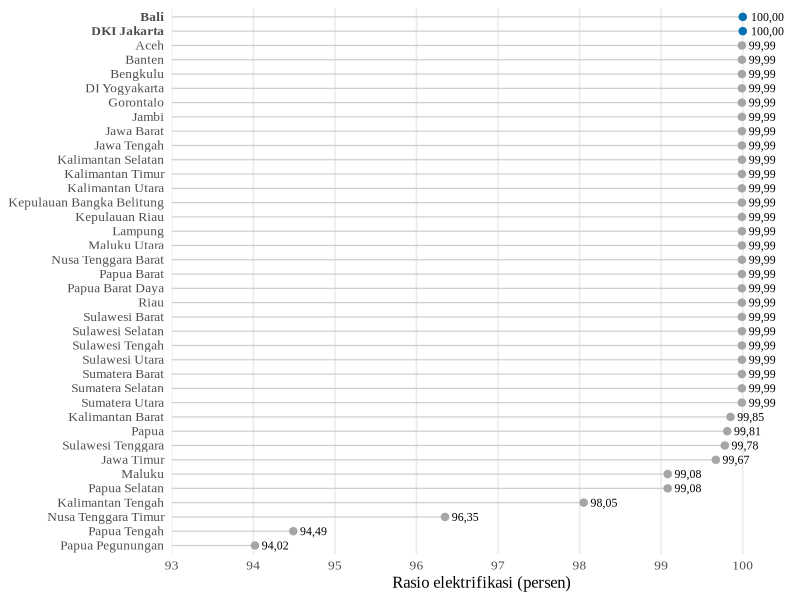
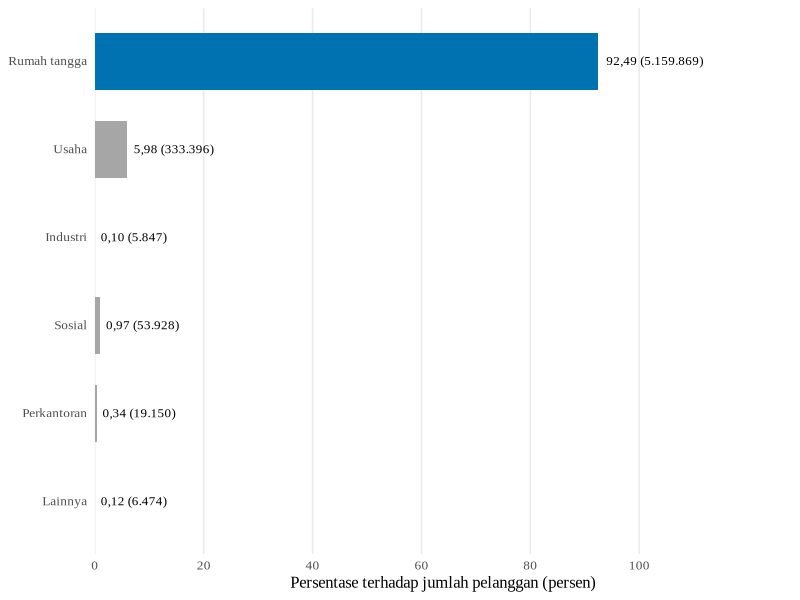
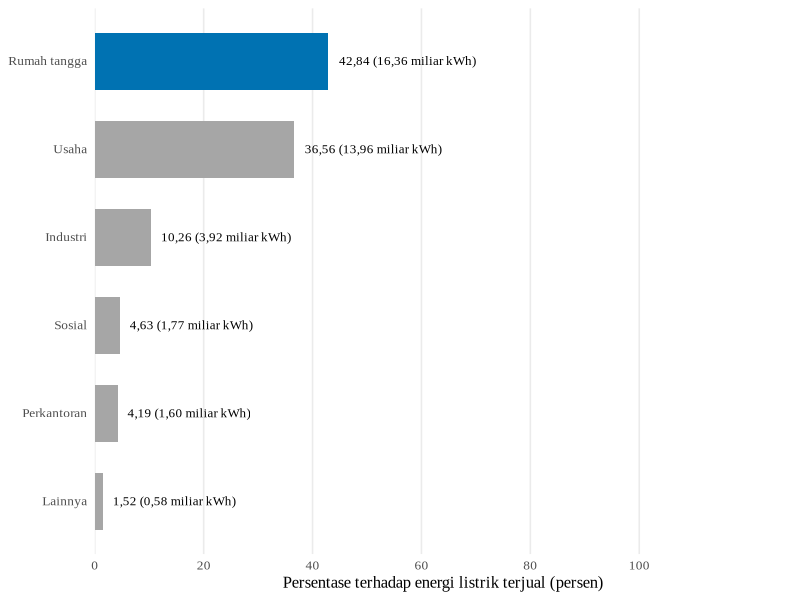
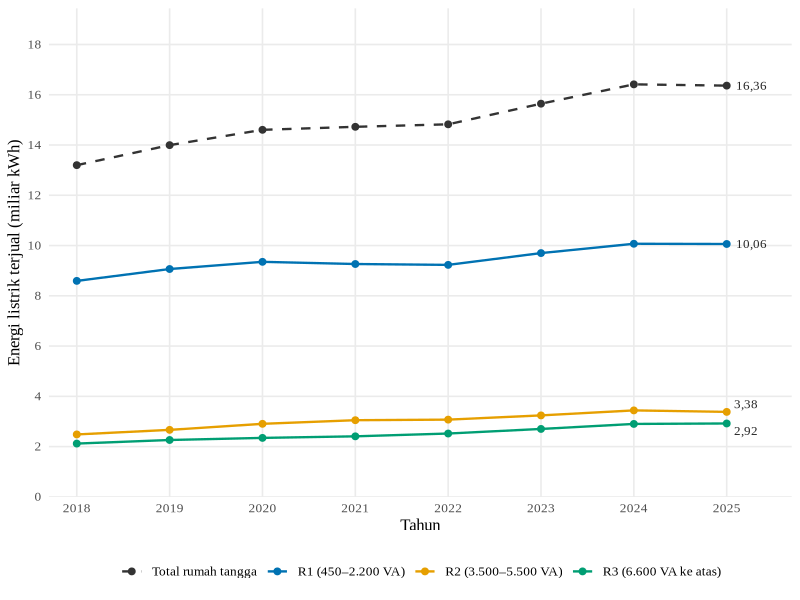

Here is the R script that generated these plots, in order:
# ============================================================
# SCRIPT GAMBAR BAB I — DATA PUBLIKASI (TANPA MIKRODATA SUSENAS)
# KLASIFIKASI RUMAH TANGGA BERDASARKAN POLA KONSUMSI LISTRIK
# DAN KARAKTERISTIK SOSIAL EKONOMI DI DKI JAKARTA
#
# Dibuat pada Sesi AX (4 Oktober 2026) untuk mengganti skrip lama yang
# hilang. Skrip ini berdiri sendiri: tidak membaca berkas apa pun dan
# tidak bergantung pada "Script R Pasca SE Bimbingan.R". Seluruh angka
# ditulis langsung di bawah beserta sumbernya, sehingga skrip ini juga
# berfungsi sebagai catatan asal-usul data Gambar 1, 3, dan 4.
#
# KELUARAN (nama berkas = nama aset di folder gambar/bab-1 repo)
#   gambar-01-rasio-elektrifikasi.png
#   gambar-03a-komposisi-pelanggan.png
#   gambar-03b-distribusi-konsumsi.png
#   gambar-04-energi-listrik-terjual.png  (dibuat bila data 2018-2024
#                                          sudah lengkap; lihat Bagian 5)
#
# FORMAT (sama dengan Gambar 7-16 di skrip utama)
#   desimal koma, ribuan titik, huruf Times New Roman, tanpa judul di
#   dalam grafik (judul dan sumber ditulis di naskah).
#
# DAFTAR PERUBAHAN TERHADAP GAMBAR LAMA
# 1. Gambar 1: Papua Tengah dikoreksi dari 99,49 menjadi 94,49 sesuai
#    sumber (Gambar 7.1 publikasi Indikator TPB Indonesia 2025). Nilai
#    99,49 pada gambar lama adalah salah ketik.
# 2. Gambar 3: bentuk treemap diganti diagram batang mendatar, dengan
#    urutan sektor dan warna yang sama pada panel (a) dan (b).
# 3. Gambar 4: label sumbu tegak "Daya Terjual" diganti "Energi Listrik
#    Terjual", karena kWh adalah satuan energi, bukan daya.
# ============================================================


# ============================================================
# 0. KONFIGURASI
# ============================================================

# Folder tempat PNG disimpan. Ganti bila perlu.
folder_output <- "gambar/bab-1"
if (!dir.exists(folder_output)) dir.create(folder_output, recursive = TRUE)


# ============================================================
# 1. PACKAGE
# ============================================================

packages <- c("ggplot2", "scales", "ragg")
installed <- packages %in% rownames(installed.packages())
if (any(!installed)) install.packages(packages[!installed])

library(ggplot2)
library(scales)


# ============================================================
# 2. FUNGSI BANTU (disalin dari skrip utama agar formatnya sama)
# ============================================================

font_naskah <- "Times New Roman"

# Angka untuk label di dalam grafik, mis. angka_id(92.4929, 2) -> "92,49"
angka_id <- function(x, digits = 0) {
  ifelse(is.na(x), NA_character_,
         formatC(x, format = "f", digits = digits,
                 big.mark = ".", decimal.mark = ","))
}

# Angka untuk sumbu grafik, mis. 15000 -> "15.000"
sumbu_id <- function(accuracy = 1) {
  scales::label_number(accuracy = accuracy, big.mark = ".", decimal.mark = ",")
}

simpan_grafik <- function(nama_file, plot, width, height) {
  ggsave(file.path(folder_output, nama_file), plot,
         width = width, height = height, dpi = 300,
         device = ragg::agg_png, bg = "white")
}

# Warna (palet Okabe-Ito, aman buta warna; sama dengan skrip utama)
warna_sorot  <- "#0072B2"   # biru: provinsi 100 persen / sektor rumah tangga
warna_lain   <- "grey65"    # abu-abu: kategori pembanding

tema_naskah <- theme_minimal(base_size = 12, base_family = font_naskah) +
  theme(panel.grid.minor = element_blank())


# ============================================================
# 3. GAMBAR 1 — RASIO ELEKTRIFIKASI MENURUT PROVINSI, 2024
# ------------------------------------------------------------
# Sumber: Badan Pusat Statistik & Kementerian PPN/Bappenas (2025).
#   Indikator Tujuan Pembangunan Berkelanjutan Indonesia 2025,
#   Gambar 7.1 "Peta Sebaran Rasio Elektrifikasi, 2024", dengan data
#   Kementerian Energi dan Sumber Daya Mineral (Triwulan IV 2024).
#   Rasio elektrifikasi nasional pada gambar sumber: 99,83 persen.
# Angka disalin dari label peta pada gambar sumber (satuan persen).
# ============================================================

re_2024 <- data.frame(
  provinsi = c(
    "Aceh", "Sumatera Utara", "Sumatera Barat", "Riau", "Jambi",
    "Sumatera Selatan", "Bengkulu", "Lampung",
    "Kepulauan Bangka Belitung", "Kepulauan Riau",
    "DKI Jakarta", "Jawa Barat", "Jawa Tengah", "DI Yogyakarta",
    "Jawa Timur", "Banten", "Bali", "Nusa Tenggara Barat",
    "Nusa Tenggara Timur", "Kalimantan Barat", "Kalimantan Tengah",
    "Kalimantan Selatan", "Kalimantan Timur", "Kalimantan Utara",
    "Sulawesi Utara", "Sulawesi Tengah", "Sulawesi Selatan",
    "Sulawesi Tenggara", "Gorontalo", "Sulawesi Barat", "Maluku",
    "Maluku Utara", "Papua Barat", "Papua Barat Daya", "Papua",
    "Papua Selatan", "Papua Tengah", "Papua Pegunungan"
  ),
  rasio = c(
    99.99, 99.99, 99.99, 99.99, 99.99,
    99.99, 99.99, 99.99,
    99.99, 99.99,
    100.00, 99.99, 99.99, 99.99,
    99.67, 99.99, 100.00, 99.99,
    96.35, 99.85, 98.05,
    99.99, 99.99, 99.99,
    99.99, 99.99, 99.99,
    99.78, 99.99, 99.99, 99.08,
    99.99, 99.99, 99.99, 99.81,
    99.08, 94.49, 94.02          # Papua Tengah 94,49 (bukan 99,49)
  )
)

stopifnot(nrow(re_2024) == 38, !anyDuplicated(re_2024$provinsi))

# Urutan: rasio tertinggi di atas; bila sama, urut abjad
re_2024 <- re_2024[order(-re_2024$rasio, re_2024$provinsi), ]
re_2024$provinsi <- factor(re_2024$provinsi, levels = rev(re_2024$provinsi))

# Sorotan = provinsi yang mencapai 100 persen (DKI Jakarta dan Bali).
# Sorotan mengikuti NILAI, bukan wilayah penelitian, karena paragraf
# setelah Gambar 1 menyebut kedua provinsi tersebut bersama-sama.
re_2024$sorot <- re_2024$rasio >= 100

p_gambar01 <- ggplot(re_2024, aes(y = provinsi, x = rasio)) +
  geom_segment(aes(x = 93, xend = rasio, yend = provinsi),
               colour = "grey80", linewidth = 0.4) +
  geom_point(aes(colour = sorot), size = 2.2, show.legend = FALSE) +
  geom_text(aes(label = angka_id(rasio, 2)),
            family = font_naskah, size = 3, hjust = -0.25) +
  scale_colour_manual(values = c(`FALSE` = warna_lain, `TRUE` = warna_sorot)) +
  scale_x_continuous(limits = c(93, 100.6), breaks = 93:100,
                     labels = sumbu_id(), expand = c(0, 0)) +
  labs(x = "Rasio elektrifikasi (persen)", y = NULL) +
  tema_naskah +
  theme(panel.grid.major.y = element_blank(),
        axis.text.y = element_text(
          face = ifelse(levels(re_2024$provinsi) %in%
                          re_2024$provinsi[re_2024$sorot],
                        "bold", "plain")))

simpan_grafik("gambar-01-rasio-elektrifikasi.png",
              p_gambar01, width = 7, height = 8.5)


# ============================================================
# 4. GAMBAR 3 — PELANGGAN DAN ENERGI LISTRIK TERJUAL MENURUT
#    SEKTOR DI DKI JAKARTA, 2025
# ------------------------------------------------------------
# Sumber: Badan Pusat Statistik Provinsi DKI Jakarta (2026).
#   Provinsi DKI Jakarta dalam Angka 2026, Tabel 6.4 (jumlah pelanggan)
#   dan Tabel 6.5 (kWh terjual) menurut golongan tarif, kolom Gabungan,
#   dengan data PT PLN (Persero) Distribusi DKI Jakarta dan Tangerang.
# Pengelompokan sektor mengikuti pengelompokan pada kedua tabel sumber
# (termasuk P3 di bawah Perkantoran). Tanda "-" pada S1 dibaca 0.
# ============================================================

# --- Tabel 6.4: jumlah pelanggan (Gabungan) ------------------
pelanggan_2025 <- list(
  "Rumah tangga" = c(R1 = 4495751, R2 = 478869, R3_6600VA = 185195,
                     R3_200kVA = 54),
  "Usaha"        = c(B1 = 97738, B2 = 232802, B3 = 2856),
  "Industri"     = c(I1_1300VA = 1449, I1_200kVA = 3622, I1_gt200kVA = 771,
                     I1_30000kVA = 5),
  "Sosial"       = c(S1 = 0, S2_2200VA = 22769, S2_200kVA = 30680,
                     S3 = 479),
  "Perkantoran"  = c(P1 = 7894, P2 = 745, P3 = 10511),
  "Lainnya"      = c(TTM = 38, CTR = 1085, CTM = 25, L = 5326)
)
total_pelanggan_tabel <- 5578664   # baris Jumlah/Total Tabel 6.4

# --- Tabel 6.5: kWh terjual (Gabungan) -----------------------
kwh_2025 <- list(
  "Rumah tangga" = c(R1 = 10062007805, R2 = 3381190940,
                     R3_6600VA = 2848405014, R3_200kVA = 71720452),
  "Usaha"        = c(B1 = 200078092, B2 = 4320282535, B3 = 9425525732,
                     B3_20000kVA = 17775615),
  "Industri"     = c(I1_1300VA = 105999, I1_200kVA = 410208670,
                     I1_gt200kVA = 2399391301, I1_30000kVA = 1110387762),
  "Sosial"       = c(S1 = 0, S2_2200VA = 69271356, S2_200kVA = 732772772,
                     S3 = 966613428),
  "Perkantoran"  = c(P1 = 267204474, P2 = 1143266400, P3 = 190396425),
  "Lainnya"      = c(TTM = 225731485, CTM = 143694202, L = 209528396)
)
total_kwh_tabel <- 38195558854     # baris Jumlah/Total Tabel 6.5

sektor_2025 <- data.frame(
  sektor    = names(pelanggan_2025),
  pelanggan = sapply(pelanggan_2025, sum),
  kwh       = sapply(kwh_2025, sum)
)

# Pemeriksaan: jumlah komponen harus sama dengan baris Jumlah/Total.
# Tabel 6.5 berselisih 1 kWh akibat pembulatan di sumber; persentase
# dihitung terhadap baris Jumlah/Total yang tercetak.
stopifnot(sum(sektor_2025$pelanggan) == total_pelanggan_tabel,
          abs(sum(sektor_2025$kwh) - total_kwh_tabel) <= 1)

sektor_2025$persen_pelanggan <- 100 * sektor_2025$pelanggan / total_pelanggan_tabel
sektor_2025$persen_kwh       <- 100 * sektor_2025$kwh / total_kwh_tabel

print(transform(sektor_2025,
                kwh_miliar = round(kwh / 1e9, 2),
                persen_pelanggan = round(persen_pelanggan, 2),
                persen_kwh = round(persen_kwh, 2)))

# Urutan sektor tetap pada kedua panel: menurut energi terjual
urutan_sektor <- sektor_2025$sektor[order(sektor_2025$kwh)]
sektor_2025$sektor <- factor(sektor_2025$sektor, levels = urutan_sektor)
sektor_2025$sorot  <- sektor_2025$sektor == "Rumah tangga"

grafik_sektor <- function(data, kolom_persen, label, judul_sumbu) {
  ggplot(data, aes(y = sektor, x = .data[[kolom_persen]], fill = sorot)) +
    geom_col(width = 0.65, show.legend = FALSE) +
    geom_text(aes(label = label), family = font_naskah, size = 3.3,
              hjust = -0.08) +
    scale_fill_manual(values = c(`FALSE` = warna_lain, `TRUE` = warna_sorot)) +
    scale_x_continuous(limits = c(0, 128), breaks = seq(0, 100, 20),
                       labels = sumbu_id(), expand = c(0, 0)) +
    labs(x = judul_sumbu, y = NULL) +
    tema_naskah +
    theme(panel.grid.major.y = element_blank())
}

p_gambar03a <- grafik_sektor(
  sektor_2025, "persen_pelanggan",
  label = paste0(angka_id(sektor_2025$persen_pelanggan, 2), " (",
                 angka_id(sektor_2025$pelanggan, 0), ")"),
  judul_sumbu = "Persentase terhadap jumlah pelanggan (persen)"
)

p_gambar03b <- grafik_sektor(
  sektor_2025, "persen_kwh",
  label = paste0(angka_id(sektor_2025$persen_kwh, 2), " (",
                 angka_id(sektor_2025$kwh / 1e9, 2), " miliar kWh)"),
  judul_sumbu = "Persentase terhadap energi listrik terjual (persen)"
)

simpan_grafik("gambar-03a-komposisi-pelanggan.png",
              p_gambar03a, width = 6, height = 3.6)
simpan_grafik("gambar-03b-distribusi-konsumsi.png",
              p_gambar03b, width = 6, height = 3.6)


# ============================================================
# 5. GAMBAR 4 — ENERGI LISTRIK TERJUAL KEPADA PELANGGAN RUMAH
#    TANGGA DI PROVINSI DKI JAKARTA, 2018-2025
# ------------------------------------------------------------
# Sumber: Badan Pusat Statistik Provinsi DKI Jakarta (2019-2026).
#   Provinsi DKI Jakarta dalam Angka edisi 2019 s.d. 2026, tabel
#   "Jumlah Daya (kWh) Listrik menurut Golongan Tarif dan Cabang di
#   Provinsi DKI Jakarta", kolom Gabungan. Edisi tahun t memuat data
#   tahun t-1 (edisi 2026 -> data 2025).
# Golongan: R1 = 450-2.200 VA; R2 = >3.500-5.500 VA;
#           R3 = 6.600 VA ke atas (6.600 VA + >200 kVA).
# Satuan: kWh. Isi angka persis seperti tercetak, tanpa pembulatan.
#
# Halaman tabel (nomor halaman PDF, bukan halaman cetak): edisi 2019
# Tabel 6.5 hlm. cetak 390; edisi 2020 hlm. PDF 551; edisi 2021 hlm. PDF
# 553; edisi 2022 hlm. PDF 583; edisi 2023 hlm. PDF 569; edisi 2024 hlm. PDF 638; edisi 2025 hlm.
# PDF 613; edisi 2026 hlm. PDF 609. Seluruhnya diunduh dari
# https://jakarta.bps.go.id/ (Sesi AX, 4 Oktober 2026).
#
# Pemeriksaan transkripsi (Sesi AX): untuk seluruh tahun 2018-2025,
# jumlah seluruh baris tabel (semua sektor) sama persis dengan baris
# Jumlah/Total yang tercetak (selisih 0 kWh; 2025 selisih 1 kWh akibat
# pembulatan di sumber).
#
# Catatan definisi golongan pada sumber:
# - Edisi 2019 (data 2018) mencetak R2 sebagai ">2,2 kVA - 6.600 VA";
#   edisi berikutnya ">3,5 kVA - 5.500 VA". Angka dipakai apa adanya.
# - Baris R3 ">200 kVA" baru muncul mulai data 2024; sebelumnya R3
#   hanya memuat 6.600 VA.
#
# Bila kelak ada angka yang dihapus (NA), Bagian 5 dilewati dan Gambar 4
# lama tidak ditimpa.
# ============================================================

kwh_rt <- data.frame(
  tahun = 2018:2025,
  #  tahun data : edisi -> 2018:2019  2019:2020  2020:2021  2021:2022
  #               2022:2023  2023:2024  2024:2025  2025:2026
  r1 = c(8594062121, 9066393205, 9351892284, 9265311456,
         9230632755, 9700216113, 10070955981, 10062007805),
  r2 = c(2484355238, 2666271182, 2906589350, 3050434614,
         3073163466, 3241758845, 3440779741, 3381190940),
  r3 = c(2120477433, 2262831766, 2346267911, 2408774717,
         2520200173, 2702776809,
         2766367177 + 135765416,   # 2024: 6.600 VA + >200 kVA
         2848405014 + 71720452)    # 2025: 6.600 VA + >200 kVA
)

if (anyNA(kwh_rt)) {
  message("Gambar 4 dilewati: data kWh rumah tangga ",
          paste(kwh_rt$tahun[!complete.cases(kwh_rt)], collapse = ", "),
          " belum diisi.")
} else {
  kwh_rt$total <- kwh_rt$r1 + kwh_rt$r2 + kwh_rt$r3

  seri <- c(total = "Total rumah tangga",
            r1 = "R1 (450\u20132.200 VA)",
            r2 = "R2 (3.500\u20135.500 VA)",
            r3 = "R3 (6.600 VA ke atas)")

  kwh_panjang <- do.call(rbind, lapply(names(seri), function(k)
    data.frame(tahun = kwh_rt$tahun, seri = seri[[k]],
               miliar_kwh = kwh_rt[[k]] / 1e9)))
  kwh_panjang$seri <- factor(kwh_panjang$seri, levels = unname(seri))

  akhir <- kwh_panjang[kwh_panjang$tahun == max(kwh_panjang$tahun), ]
  # Geser label R2 ke atas dan R3 ke bawah agar tidak berdempet
  akhir$geser <- ifelse(grepl("^R2", akhir$seri), 0.3,
                        ifelse(grepl("^R3", akhir$seri), -0.3, 0))

  p_gambar04 <- ggplot(kwh_panjang,
                       aes(x = tahun, y = miliar_kwh, colour = seri,
                           linetype = seri)) +
    geom_line(linewidth = 0.8) +
    geom_point(size = 2) +
    geom_text(data = akhir, aes(y = miliar_kwh + geser,
                                label = angka_id(miliar_kwh, 2)),
              colour = "grey15", family = font_naskah, size = 3.3,
              hjust = -0.3, show.legend = FALSE) +
    scale_colour_manual(values = c("grey20", "#0072B2", "#E69F00",
                                   "#009E73")) +
    scale_linetype_manual(values = c("dashed", "solid", "solid", "solid")) +
    scale_x_continuous(breaks = 2018:2025,
                       expand = expansion(add = c(0.3, 0.7))) +
    scale_y_continuous(limits = c(0, 18), breaks = seq(0, 18, 2),
                       labels = sumbu_id(),
                       expand = expansion(mult = c(0, 0.08))) +
    labs(x = "Tahun", y = "Energi listrik terjual (miliar kWh)",
         colour = NULL, linetype = NULL) +
    tema_naskah +
    theme(legend.position = "bottom")

  simpan_grafik("gambar-04-energi-listrik-terjual.png",
                p_gambar04, width = 8, height = 5)
}
